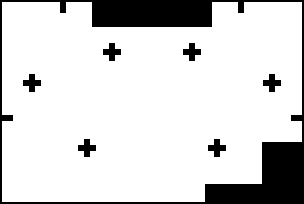
#> input picture eurobot_navigation/map/field.pgm, 304 x 204 px
$ python -i PlanRecognition.py   (imports and definitions only)
#> lines starting #> are read from the running program, lines starting #| are printed output that depends on the picture; after the words box and inside, x2 and y2 are one past the last pixel; in counts of white or black regions, pixels touching at a corner belong together
#> further down, picture is the input picture: shape (204, 304, 3); 84.2% white; 7 black regions, largest, box (x1, y1, x2, y2) and area: (0, 0, 304, 204) 8706, (103, 43, 121, 61) 180, (183, 43, 201, 61) 180
import cv2
import numpy as np
import skimage.color
import skimage.exposure
import skimage.segmentation
import skimage.future
import skimage.filters
import itertools
import skimage.morphology


def permutations(array, n=None, perm=None):
    if perm is None:
        perm = []
    if n is None:
        n = len(array)
    if n == 0:
        yield perm
    else:
        for i in range(len(array)):
            for x in permutations(array[:i] + array[i + 1:], n - 1, perm + [array[i]]):
                yield x


def all_plans():
    for x in permutations(list(range(5)), 3):
        yield x


PLANS = list(all_plans())
# COLORS = np.array([[0, 124, 176], [208, 93, 40], [14, 14, 16], [97, 153, 59],
#                    [247, 181, 0]], dtype=np.uint8)

COLORS = np.array([[0, 123, 176], [208, 90, 40], [28, 28, 32], [96, 153, 59], [247, 181, 0]], dtype=np.uint8)
HSV_COLORS = cv2.cvtColor(np.array([COLORS]), cv2.COLOR_RGB2HSV)[0]

LABELS = ['blue', 'orange', 'black', 'green', 'yellow']
STEP = 10


def img_transformation(img, gaus_sigma=4, r_disk=4, **kwargs):
#> called with gaus_sigma = 4, r_disk = 4
    selem = skimage.morphology.selem.diamond(r_disk)
    img = (skimage.filters.gaussian(img, gaus_sigma) * 255).astype(np.uint8)
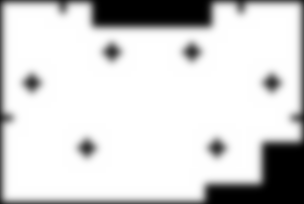
#> img: shape (204, 304, 3); min 0, max 255, mean 212.2
    for i in range(3):
        img[:, :, i] = skimage.filters.rank.enhance_contrast(img[:, :, i], selem)
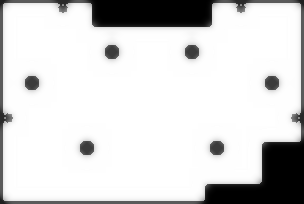
#> img: shape (204, 304, 3); min 0, max 255, mean 214.6
    return img


def _weight_mean_color(graph, src, dst, n):
    """Callback to handle merging nodes by recomputing mean color.

    The method expects that the mean color of `dst` is already computed.

    Parameters
    ----------
    graph : RAG
        The graph under consideration.
    src, dst : int
        The vertices in `graph` to be merged.
    n : int
        A neighbor of `src` or `dst` or both.

    Returns
    -------
    data : dict
        A dictionary with the `"weight"` attribute set as the absolute
        difference of the mean color between node `dst` and `n`.
    """

    diff = graph.node[dst]['mean color'] - graph.node[n]['mean color']
    diff = np.linalg.norm(diff)
    return {'weight': diff}


def merge_mean_color(graph, src, dst):
    """Callback called before merging two nodes of a mean color distance graph.

    This method computes the mean color of `dst`.

    Parameters
    ----------
    graph : RAG
        The graph under consideration.
    src, dst : int
        The vertices in `graph` to be merged.
    """
    graph.node[dst]['total color'] += graph.node[src]['total color']
    graph.node[dst]['pixel count'] += graph.node[src]['pixel count']
    graph.node[dst]['mean color'] = (graph.node[dst]['total color'] /
                                     graph.node[dst]['pixel count'])


def rag(input_img, thresh=20, compactness=10, plotn_segments=50, **kwargs):

#> called with thresh = 20, compactness = 10, plotn_segments = 50
    h, w = input_img.shape[0:2]
#> h = 204; w = 304
    labels = skimage.segmentation.slic(input_img, compactness=compactness, n_segments=h * w // plotn_segments)
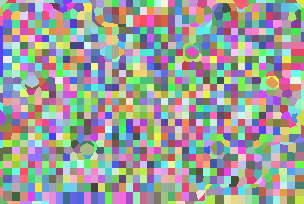
#> labels: shape (204, 304) int64; 1164 distinct labels, from 1 to 1164; one colour per label, 0 black

    g = skimage.future.graph.rag_mean_color(input_img, labels)

    labels2 = skimage.future.graph.merge_hierarchical(labels, g, thresh=thresh, rag_copy=False,
                                                      in_place_merge=True,
                                                      merge_func=merge_mean_color,
                                                      weight_func=_weight_mean_color)
    rag_img = skimage.color.label2rgb(labels2, input_img, kind='avg')
    return rag_img, labels2


def get_distances_skimage(input_img, kl=2, kp=1, **kwargs):
    lab_COLORS = skimage.color.rgb2lab(COLORS[np.newaxis, :, :])[0]
    lab_img = skimage.color.rgb2lab(input_img)
    dist_array = skimage.color.deltaE_cmc(lab_img[:, :, np.newaxis], lab_COLORS[np.newaxis, np.newaxis, :],
                                          kl, kp)
    return dist_array


def determ_color(color, s_cutoff=0.25, v_cutoff=0.25, s_gain=20, v_gain=20, **kwargs):
    img2 = np.array([[color.astype(np.uint8)]])
    img2 = cv2.cvtColor(img2, cv2.COLOR_RGB2HSV)
    img2[:, :, 1] = skimage.exposure.adjust_sigmoid(img2[:, :, 1], s_cutoff, s_gain)
    img2[:, :, 2] = skimage.exposure.adjust_sigmoid(img2[:, :, 2], v_cutoff, v_gain)
    img2 = cv2.cvtColor(img2, cv2.COLOR_HSV2RGB)
    return np.argmin(get_distances_skimage(np.array(img2))[0, 0])


def find_colors_geom(img, k1=1, k2=1, kr=0.95, k3=1.25, **kwargs):
    img = img_transformation(img, **kwargs)

    labels = rag(img, **kwargs)[1]
    n = np.max(labels) + 1
    xc = np.zeros(n)
    yc = np.zeros(n)
    xr = np.zeros(n)
    yr = np.zeros(n)

    h, w = labels.shape[0:2]
    x = np.arange(w, dtype=np.float32)
    y = np.arange(h, dtype=np.float32)

    for i in range(n):
        m = np.count_nonzero(labels == i)
        xc[i] = np.sum(x[np.newaxis, :] * (labels == i)) / m
        yc[i] = np.sum(y[:, np.newaxis] * (labels == i)) / m

        xr[i] = (np.sum(((x[np.newaxis, :] - xc[i]) * (labels == i)) ** 2) / m) ** 0.5
        yr[i] = (np.sum(((y[:, np.newaxis] - yc[i]) * (labels == i)) ** 2) / m) ** 0.5

    r = STEP / np.sqrt(3) / kr
    cost_function = np.zeros((n, n, n), dtype=np.float32)
    for i, j, k in itertools.product(range(n), range(n), range(n)):
        if (i != j) and (j != k) and (k != i) and (xc[k] >= xc[j]) and (xc[j] >= xc[i]):
            cost_function[i, j, k] = \
                k1 * ((xr[i] - r) ** 2 + (yr[i] - r) ** 2 + (xr[j] - r) ** 2 + (yr[j] - r) ** 2 + (xr[k] - r) ** 2 + (
                        yr[k] - r) ** 2) + \
                k2 * ((yc[i] - yc[j]) ** 2 + (xc[j] - xc[i] - k3 * STEP * 2) ** 2 + (yc[j] - yc[k]) ** 2 + (
                    xc[k] - xc[j] - k3 * STEP * 2) ** 2 + (yc[k] - yc[i]) ** 2 + (xc[k] - xc[i] - k3 * STEP * 4) ** 2)
        else:
            cost_function[i, j, k] = np.inf

    ind = np.unravel_index(np.argmin(cost_function), (n, n, n))

    min_cost = np.min(cost_function)
    best_plan = [0, 0, 0]
    colors = np.zeros((3, 3), dtype=np.uint8)
    for j, i in enumerate(ind):
        m = np.count_nonzero(labels == i)
        colors[j] = np.sum(np.sum(img.astype(np.float32) * (labels == i)[:, :, np.newaxis], axis=0), axis=0) / m
        best_plan[j] = determ_color(colors[j], **kwargs)
    # print(xr[list(ind)].round(2), yr[list(ind)].round(2), xc[list(ind)].round(2), yc[list(ind)].round(2), cost_function[ind])
    return best_plan, colors, [xc[list(ind)], yc[list(ind)]], min_cost

>>> import cv2
>>> picture = cv2.cvtColor(cv2.imread('../../eurobot_navigation/map/field.pgm'), cv2.COLOR_BGR2RGB)
#> (the run stopped early here; a loop or call above may not have finished)
